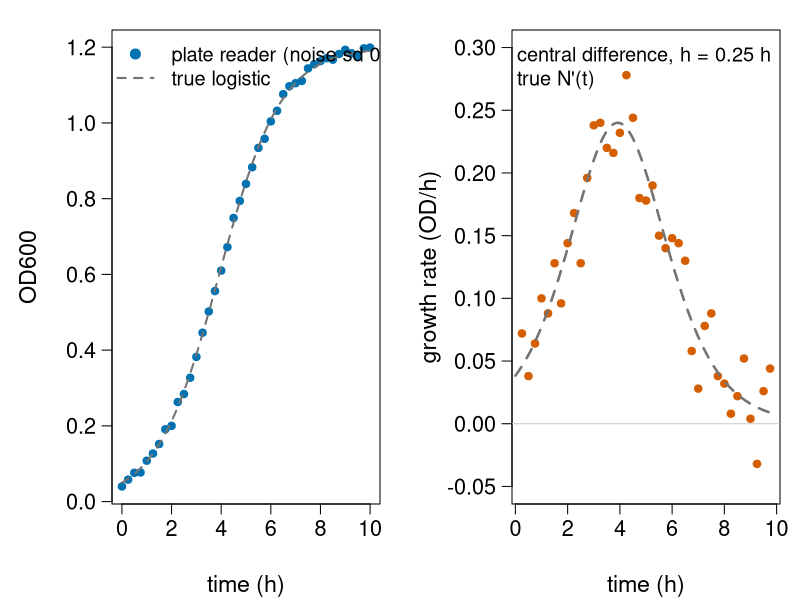
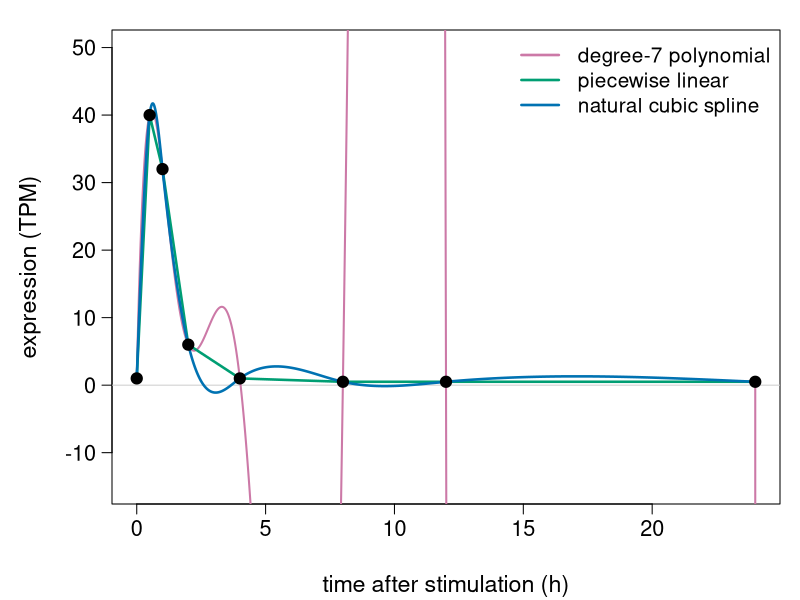
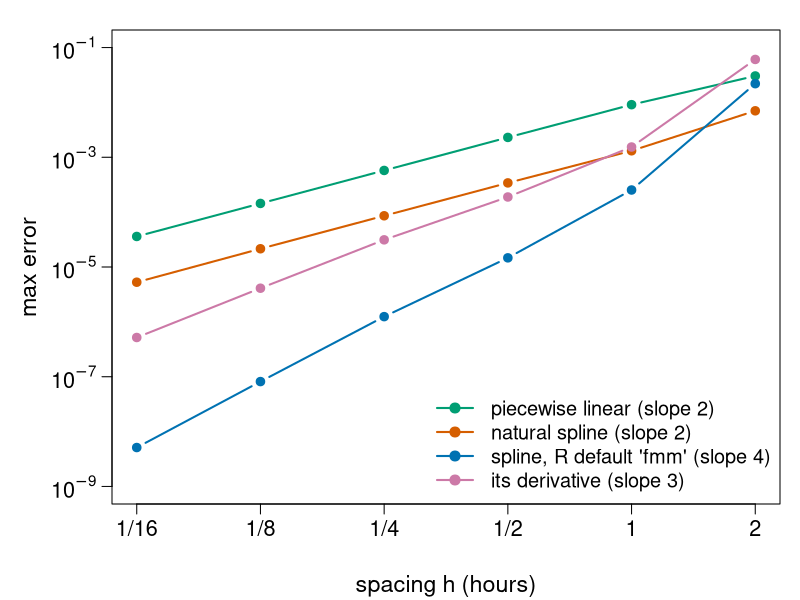
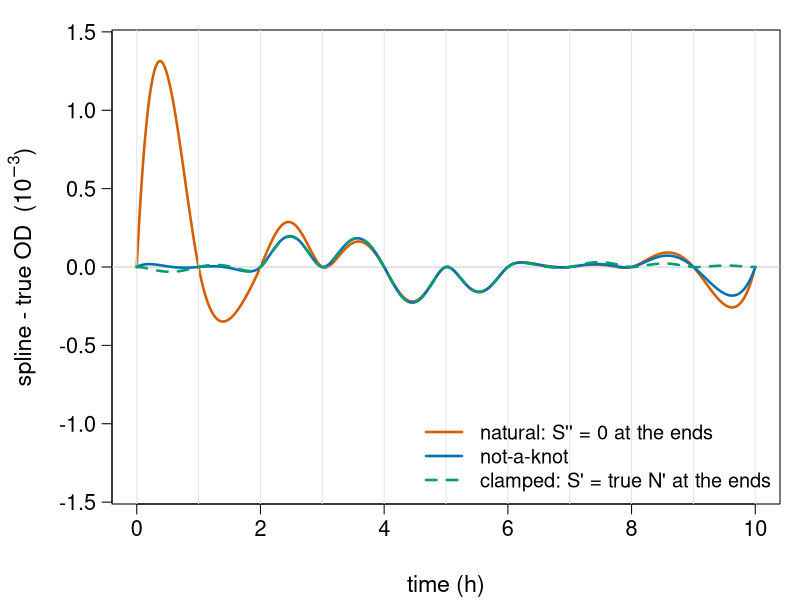
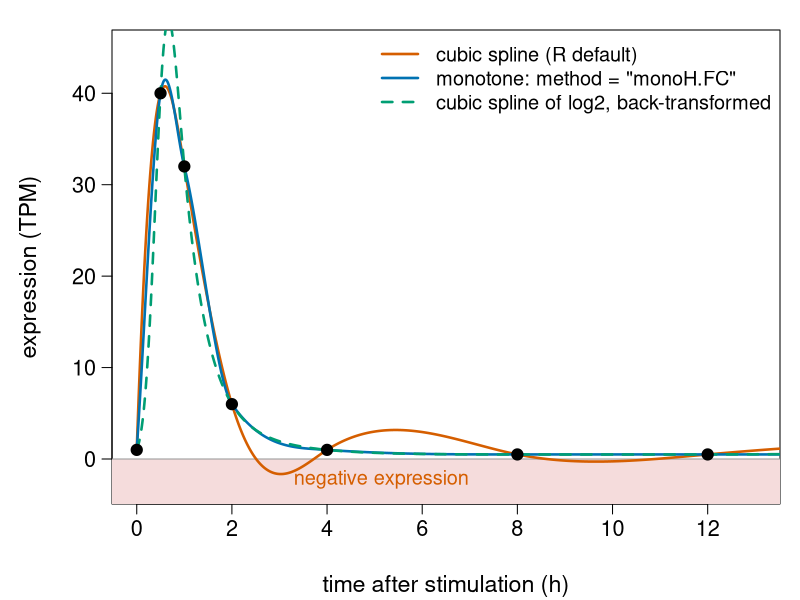
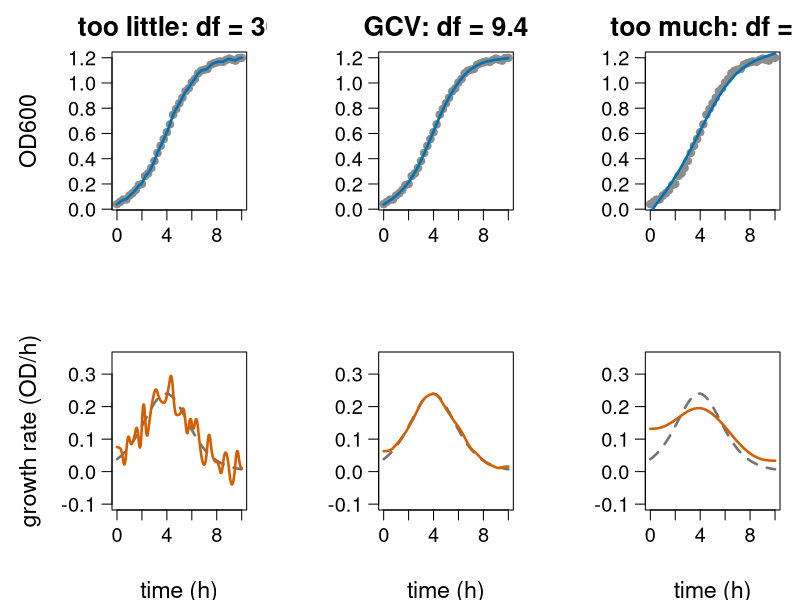
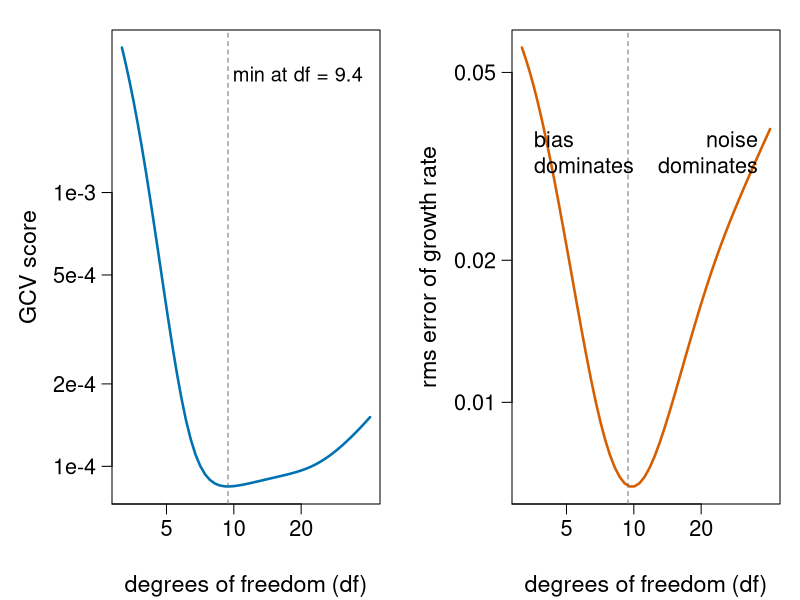
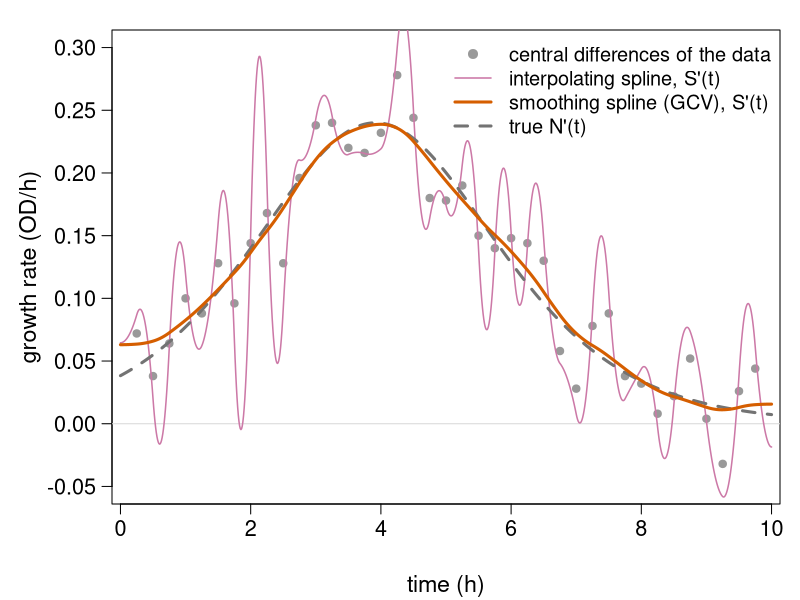

These figures' R source, in order:
# Figures for the splines/ unit ("Splines").
#
# Re-run by hand from this folder (it is NOT run by `quarto render`):
#   cd splines && Rscript make-splines-figs.R
#
# Base R graphics (plus pracma for the clamped spline); writes SVG files
# fig01-...svg to fig10-...svg. The data are the noisy OD curve, the gene time
# course and the pseudotime data used on the slides and in the exercise.

library(pracma)   # cubicspline(): clamped end conditions

## ---- the running examples (same numbers as on the slides) -------------------

K <- 1.2; N0 <- 0.05; r <- 0.8                       # logistic OD curve
od   <- function(t) K / (1 + (K / N0 - 1) * exp(-r * t))
rate <- function(t) r * od(t) * (1 - od(t) / K)      # true growth rate N'(t)

t_od <- seq(0, 10, by = 0.25)                        # every 15 min, 41 reads
y_od <- c(0.040, 0.058, 0.076, 0.077, 0.108, 0.127, 0.152, 0.191, 0.200,
          0.263, 0.284, 0.327, 0.382, 0.446, 0.502, 0.556, 0.610, 0.672,
          0.749, 0.794, 0.839, 0.883, 0.934, 0.958, 1.004, 1.032, 1.076,
          1.097, 1.105, 1.111, 1.144, 1.155, 1.163, 1.171, 1.167, 1.182,
          1.193, 1.184, 1.177, 1.197, 1.199)          # od(t) + N(0, 0.01^2), 3 decimals

t_g <- c(0, 0.5, 1, 2, 4, 8, 12, 24)                 # hours after stimulation
e_g <- c(1, 40, 32, 6, 1, 0.5, 0.5, 0.5)             # immediate-early gene, TPM

## ---- plotting helpers ---------------------------------------------------------

col_a <- "#0072B2"   # blue
col_b <- "#D55E00"   # vermillion
col_c <- "#009E73"   # bluish green
col_d <- "#CC79A7"   # reddish purple
col_e <- "#E69F00"   # orange
col_ref <- "grey45"

fig <- function(file, w = 9, h = 5.2, expr) {
  svg(file, width = w, height = h)
  par(mar = c(4.8, 5.6, 1.5, 1), las = 1, mgp = c(3.6, 0.8, 0),
      cex.lab = 1.4, cex.axis = 1.3)
  expr
  dev.off()
}
logaxis <- function(side, at) {
  axis(side, at = 10^at, labels = parse(text = paste0("10^", at)))
}
tt <- seq(0, 10, by = 0.01)

## ---- fig01: noisy OD and its finite-difference growth rate ---------------------

n <- length(t_od)
cd <- (y_od[3:n] - y_od[1:(n - 2)]) / 0.5             # central differences
fig("fig01-noisy-od.svg", w = 12, h = 5, expr = {
  par(mfrow = c(1, 2))
  plot(t_od, y_od, pch = 19, col = col_a, xlab = "time (h)", ylab = "OD600")
  lines(tt, od(tt), lwd = 2, col = col_ref, lty = 2)
  legend("topleft", c("plate reader (noise sd 0.01)", "true logistic"),
         pch = c(19, NA), lty = c(NA, 2), lwd = 2, col = c(col_a, col_ref),
         bty = "n", cex = 1.2)
  plot(t_od[2:(n - 1)], cd, pch = 19, col = col_b, ylim = c(-0.05, 0.3),
       xlab = "time (h)", ylab = "growth rate (OD/h)")
  lines(tt, rate(tt), lwd = 2.5, col = col_ref, lty = 2)
  abline(h = 0, col = "grey80")
  legend("topright", c("central difference, h = 0.25 h", "true N'(t)"),
         pch = c(19, NA), lty = c(NA, 2), lwd = 2, col = c(col_b, col_ref),
         bty = "n", cex = 1.2)
})

## ---- fig02: one polynomial vs pieces (gene time course) ------------------------

tg_f <- seq(0, 24, by = 0.01)
V <- outer(t_g, 0:7, "^")
cpoly <- solve(V, e_g)
ppoly <- outer(tg_f, 0:7, "^") %*% cpoly
fig("fig02-local-vs-global.svg", w = 10, h = 5.2, expr = {
  plot(t_g, e_g, pch = 19, cex = 1.5, ylim = c(-15, 50), xlab = "time after stimulation (h)",
       ylab = "expression (TPM)", type = "n")
  abline(h = 0, col = "grey80")
  lines(tg_f, ppoly, col = col_d, lwd = 2)
  lines(t_g, e_g, col = col_c, lwd = 2.5)
  lines(tg_f, splinefun(t_g, e_g, method = "natural")(tg_f), col = col_a, lwd = 2.5)
  points(t_g, e_g, pch = 19, cex = 1.5)
  legend("topright", c("degree-7 polynomial", "piecewise linear", "natural cubic spline"),
         col = c(col_d, col_c, col_a), lwd = 2.5, bty = "n", cex = 1.25)
})

## ---- fig03: error vs spacing ---------------------------------------------------

hs <- 10 / c(5, 10, 20, 40, 80, 160)
err <- t(sapply(hs, function(h) {
  x <- seq(0, 10, by = h); y <- od(x)
  c(lin = max(abs(approx(x, y, tt)$y - od(tt))),
    nat = max(abs(splinefun(x, y, method = "natural")(tt) - od(tt))),
    fmm = max(abs(splinefun(x, y)(tt) - od(tt))),
    der = max(abs(splinefun(x, y)(tt, deriv = 1) - rate(tt))))
}))
fig("fig03-error-orders.svg", w = 9, h = 5.4, expr = {
  matplot(hs, err, log = "xy", type = "b", pch = 19, lty = 1, lwd = 2,
          col = c(col_c, col_b, col_a, col_d), xaxt = "n", yaxt = "n",
          xlab = "spacing h (hours)", ylab = "max error", ylim = c(1e-9, 0.1))
  axis(1, at = c(0.0625, 0.125, 0.25, 0.5, 1, 2),
       labels = c("1/16", "1/8", "1/4", "1/2", "1", "2"))
  logaxis(2, seq(-9, -1, by = 2))
  legend("bottomright", c("piecewise linear (slope 2)", "natural spline (slope 2)",
                          "spline, R default 'fmm' (slope 4)", "its derivative (slope 3)"),
         col = c(col_c, col_b, col_a, col_d), lwd = 2, pch = 19, bty = "n", cex = 1.2)
})

## ---- fig04: boundary conditions ------------------------------------------------

# general cubic spline through (x, y) by a dense solve for the second derivatives
spline_bc <- function(x, y, bc = c("natural", "notaknot", "clamped"), d1 = c(0, 0)) {
  bc <- match.arg(bc)
  n <- length(x); h <- diff(x); s <- diff(y) / h
  A <- matrix(0, n, n); rhs <- numeric(n)
  for (i in 2:(n - 1)) {
    A[i, (i - 1):(i + 1)] <- c(h[i - 1], 2 * (h[i - 1] + h[i]), h[i])
    rhs[i] <- 6 * (s[i] - s[i - 1])
  }
  if (bc == "natural") { A[1, 1] <- 1; A[n, n] <- 1 }
  if (bc == "clamped") {
    A[1, 1:2] <- c(2 * h[1], h[1]);             rhs[1] <- 6 * (s[1] - d1[1])
    A[n, (n - 1):n] <- c(h[n - 1], 2 * h[n - 1]); rhs[n] <- 6 * (d1[2] - s[n - 1])
  }
  if (bc == "notaknot") {     # third derivative continuous at x[2] and x[n-1]
    A[1, 1:3] <- c(h[2], -(h[1] + h[2]), h[1])
    A[n, (n - 2):n] <- c(h[n - 1], -(h[n - 2] + h[n - 1]), h[n - 2])
  }
  M <- solve(A, rhs)
  function(t) {
    i <- findInterval(t, x, all.inside = TRUE)
    hh <- x[i + 1] - x[i]; a <- (x[i + 1] - t) / hh; b <- (t - x[i]) / hh
    a * y[i] + b * y[i + 1] + ((a^3 - a) * M[i] + (b^3 - b) * M[i + 1]) * hh^2 / 6
  }
}
x4 <- 0:10; y4 <- od(x4)
s_nat <- spline_bc(x4, y4, "natural")
s_nak <- spline_bc(x4, y4, "notaknot")
s_cla <- spline_bc(x4, y4, "clamped", d1 = rate(c(0, 10)))
stopifnot(abs(s_cla(0.5) - cubicspline(x4, y4, 0.5, endp2nd = TRUE, der = rate(c(0, 10)))) < 1e-12)
fig("fig04-boundary.svg", w = 10, h = 5.2, expr = {
  plot(tt, 1e3 * (s_nat(tt) - od(tt)), type = "l", lwd = 2.5, col = col_b,
       ylim = c(-1.4, 1.4), xlab = "time (h)", ylab = expression("spline - true OD  (" * 10^-3 * ")"))
  abline(h = 0, col = "grey80"); abline(v = x4, col = "grey90")
  lines(tt, 1e3 * (s_nak(tt) - od(tt)), lwd = 2.5, col = col_a)
  lines(tt, 1e3 * (s_cla(tt) - od(tt)), lwd = 2.5, col = col_c, lty = 2)
  legend("bottomright", c("natural: S'' = 0 at the ends", "not-a-knot", "clamped: S' = true N' at the ends"),
         col = c(col_b, col_a, col_c), lty = c(1, 1, 2), lwd = 2.5, bty = "n", cex = 1.2)
})

## ---- fig05: overshoot ------------------------------------------------------------

fig("fig05-overshoot.svg", w = 10, h = 5.2, expr = {
  plot(t_g, e_g, type = "n", xlim = c(0, 13), ylim = c(-3, 45),
       xlab = "time after stimulation (h)", ylab = "expression (TPM)")
  rect(-1, -5, 30, 0, col = "#F5DCDC", border = NA)
  abline(h = 0, col = "grey60")
  lines(tg_f, splinefun(t_g, e_g)(tg_f), col = col_b, lwd = 2.5)
  lines(tg_f, splinefun(t_g, e_g, method = "monoH.FC")(tg_f), col = col_a, lwd = 2.5)
  lines(tg_f, 2^splinefun(t_g, log2(e_g))(tg_f), col = col_c, lwd = 2.5, lty = 2)
  points(t_g, e_g, pch = 19, cex = 1.5)
  text(3.3, -2.2, "negative expression", col = col_b, cex = 1.2, adj = 0)
  legend("topright", c("cubic spline (R default)", "monotone: method = \"monoH.FC\"",
                       "cubic spline of log2, back-transformed"),
         col = c(col_b, col_a, col_c), lty = c(1, 1, 2), lwd = 2.5, bty = "n", cex = 1.2)
})

## ---- fig06: three smoothing levels -----------------------------------------------

fits <- list(smooth.spline(t_od, y_od, df = 30),
             smooth.spline(t_od, y_od),
             smooth.spline(t_od, y_od, df = 4))
labs <- sprintf(c("too little: df = %.0f", "GCV: df = %.1f", "too much: df = %.0f"),
                sapply(fits, `[[`, "df"))
fig("fig06-lambda.svg", w = 13, h = 6.6, expr = {
  par(mfrow = c(2, 3), mar = c(4.5, 5.6, 2.6, 1), cex = 1, cex.axis = 1.2)
  for (k in 1:3) {
    plot(t_od, y_od, pch = 19, col = "grey55", xlab = "", ylab = if (k == 1) "OD600" else "",
         main = labs[k], cex.main = 1.6)
    lines(predict(fits[[k]], tt), lwd = 2.5, col = col_a)
  }
  for (k in 1:3) {
    plot(tt, rate(tt), type = "l", lty = 2, lwd = 2.5, col = col_ref, ylim = c(-0.1, 0.35),
         xlab = "time (h)", ylab = if (k == 1) "growth rate (OD/h)" else "")
    lines(predict(fits[[k]], tt, deriv = 1), lwd = 2.5, col = col_b)
  }
})

## ---- fig07: GCV and the true error against df ----------------------------------

lams <- 10^seq(-8, -1.5, by = 0.1)
gc <- t(sapply(lams, function(l) {
  f <- smooth.spline(t_od, y_od, lambda = l)
  d <- predict(f, t_od, deriv = 1)$y
  c(df = f$df, gcv = f$cv.crit, err = sqrt(mean((d - rate(t_od))^2)))
}))
f_gcv <- smooth.spline(t_od, y_od)
fig("fig07-gcv.svg", w = 12, h = 5, expr = {
  par(mfrow = c(1, 2))
  plot(gc[, "df"], gc[, "gcv"], type = "l", lwd = 2.5, col = col_a, log = "xy",
       xlab = "degrees of freedom (df)", ylab = "GCV score", yaxt = "n")
  axis(2, at = c(1e-4, 2e-4, 5e-4, 1e-3), labels = c("1e-4", "2e-4", "5e-4", "1e-3"))
  abline(v = f_gcv$df, lty = 2, col = col_ref)
  text(f_gcv$df * 1.05, max(gc[, "gcv"]) * 0.8, sprintf("min at df = %.1f", f_gcv$df), adj = 0, cex = 1.2)
  plot(gc[, "df"], gc[, "err"], type = "l", lwd = 2.5, col = col_b, log = "xy",
       xlab = "degrees of freedom (df)", ylab = "rms error of growth rate")
  abline(v = f_gcv$df, lty = 2, col = col_ref)
  text(min(gc[, "df"]), max(gc[, "err"]) * 0.6, "  bias\n  dominates", cex = 1.3, adj = 0)
  text(max(gc[, "df"]), max(gc[, "err"]) * 0.6, "noise  \ndominates  ", cex = 1.3, adj = 1)
})

## ---- fig08: growth rate, three ways -------------------------------------------

fig("fig08-growth-rate.svg", w = 10, h = 5.2, expr = {
  plot(t_od[2:(n - 1)], cd, pch = 19, col = "grey60", ylim = c(-0.05, 0.3),
       xlab = "time (h)", ylab = "growth rate (OD/h)")
  abline(h = 0, col = "grey85")
  lines(tt, splinefun(t_od, y_od, method = "natural")(tt, deriv = 1), col = col_d, lwd = 1.5)
  lines(tt, rate(tt), lwd = 3, col = col_ref, lty = 2)
  lines(predict(f_gcv, tt, deriv = 1), lwd = 3, col = col_b)
  legend("topright", c("central differences of the data", "interpolating spline, S'(t)",
                       "smoothing spline (GCV), S'(t)", "true N'(t)"),
         pch = c(19, NA, NA, NA), lty = c(NA, 1, 1, 2), lwd = c(NA, 1.5, 3, 3),
         col = c("grey60", col_d, col_b, col_ref), bty = "n", cex = 1.2)
})

## ---- fig09: pseudotime --------------------------------------------------------

m_pt <- function(t) 1 + 2 * exp(-((t - 0.6) / 0.15)^2)
set.seed(2)
pt3 <- sort(runif(300)); ex3 <- m_pt(pt3) + rnorm(300, sd = 0.5)
f3 <- smooth.spline(pt3, ex3)
g <- seq(0, 1, by = 0.001)
fig("fig09-pseudotime.svg", w = 10, h = 5.2, expr = {
  plot(pt3, ex3, pch = 19, col = adjustcolor(col_a, 0.45), xlab = "pseudotime",
       ylab = "log expression")
  lines(g, m_pt(g), lwd = 2.5, lty = 2, col = col_ref)
  lines(predict(f3, g), lwd = 3, col = col_b)
  legend("topleft", c("300 cells", sprintf("smooth.spline, GCV (df = %.1f)", f3$df), "true mean"),
         pch = c(19, NA, NA), lty = c(NA, 1, 2), lwd = c(NA, 3, 2.5),
         col = c(col_a, col_b, col_ref), bty = "n", cex = 1.2)
})

## ---- fig10: correlated noise fools GCV ----------------------------------------

set.seed(3)
y_ar <- od(t_od) + as.numeric(arima.sim(list(ar = 0.9), n = length(t_od), sd = 0.005))
f_ar <- smooth.spline(t_od, y_ar)
fig("fig10-correlated.svg", w = 12, h = 5, expr = {
  par(mfrow = c(1, 2))
  plot(t_od, y_ar, pch = 19, col = "grey55", xlab = "time (h)", ylab = "OD600")
  lines(tt, od(tt), lty = 2, lwd = 2, col = col_ref)
  lines(predict(f_ar, tt), lwd = 2.5, col = col_a)
  legend("topleft", c("drifting reads", sprintf("GCV fit, df = %.1f", f_ar$df), "true"),
         pch = c(19, NA, NA), lty = c(NA, 1, 2), lwd = 2, col = c("grey55", col_a, col_ref),
         bty = "n", cex = 1.2)
  plot(tt, rate(tt), type = "l", lty = 2, lwd = 2.5, col = col_ref, ylim = c(-0.05, 0.35),
       xlab = "time (h)", ylab = "growth rate (OD/h)")
  lines(predict(f_ar, tt, deriv = 1), lwd = 2.5, col = col_b)
  lines(predict(smooth.spline(t_od, y_ar, df = 9.4), tt, deriv = 1), lwd = 2.5, col = col_c)
  legend("topright", c(sprintf("GCV, df = %.1f", f_ar$df), "df = 9.4", "true"),
         lty = c(1, 1, 2), lwd = 2.5, col = c(col_b, col_c, col_ref), bty = "n", cex = 1.2)
})

cat("figures written\n")
